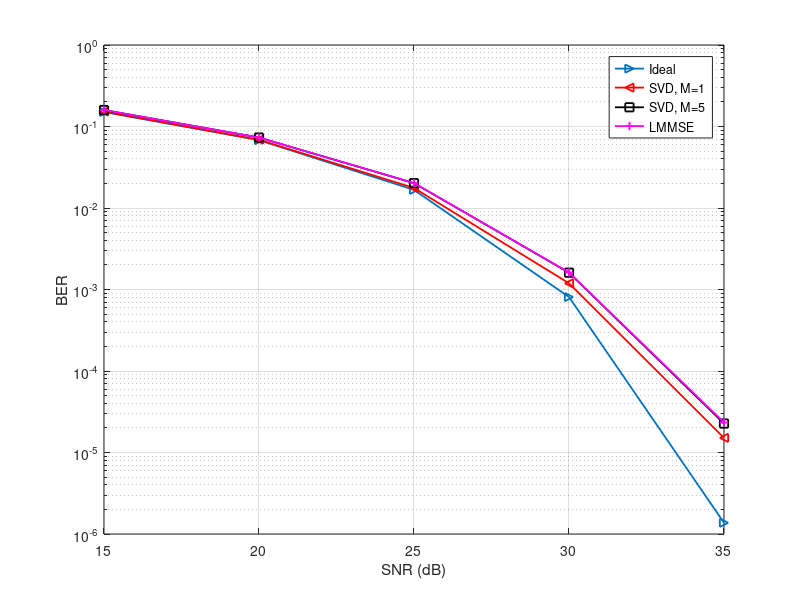
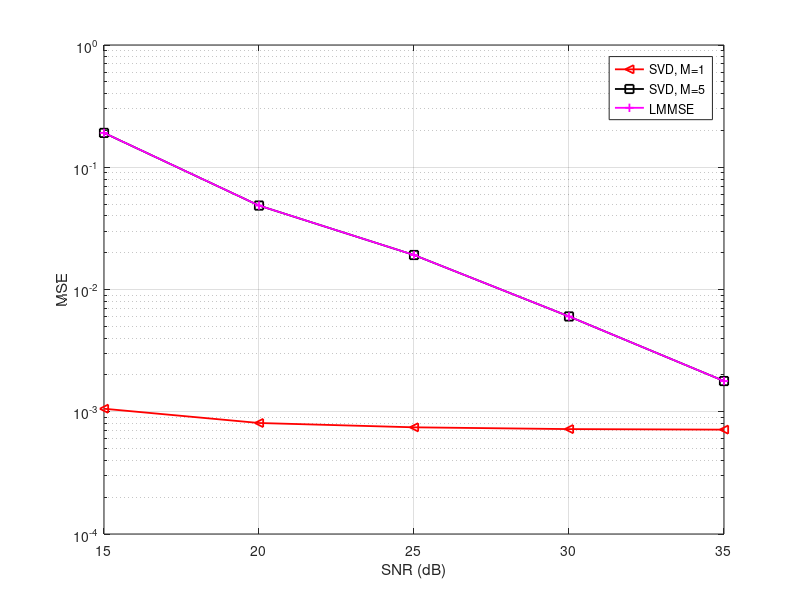

MATLAB code for these plots, in order:
close all;clear all;clc;

load BER_MSE_Total_nF10k1.mat;
BER_Total_avg_nf10k1 = BER_Total_avg;
MSE_Total_nf10k1 = MSE_Total;
load BER_MSE_Total_nF10k2.mat;
BER_Total_avg_nf10k2 = BER_Total_avg;
MSE_Total_nf10k2 = MSE_Total;
load BER_MSE_Total_nF10k5.mat;
BER_Total_avg_nf10k5 = BER_Total_avg;
MSE_Total_nf10k5 = MSE_Total;
load BER_MSE_Total_nF10k256.mat;
BER_Total_avg_nf10k256 = BER_Total_avg;
MSE_Total_nf10k256 = MSE_Total;
SNR = 15:5:35;
linewidth = 1.3;
% ideal
semilogy(SNR,BER_Total_avg_nf10k2(2:6,1),'->','LineWidth',linewidth);
hold on;
% LMMSE
% semilogy(SNR,BER_Total_avg_nf10k2(2:6,3),'k');
semilogy(SNR,BER_Total_avg_nf10k1(:,4),'-<r','LineWidth',linewidth);
semilogy(SNR,BER_Total_avg_nf10k5(:,4),'-sk','LineWidth',linewidth);
semilogy(SNR,BER_Total_avg_nf10k256(:,4),'-+m','LineWidth',linewidth);
grid on;
xlabel('SNR (dB)');
ylabel('BER')
legend('Ideal','SVD, M=1','SVD, M=5','LMMSE');


figure(2);
% semilogy(SNR,MSE_Total_nf10k2(2:6,1),'->','LineWidth',linewidth);
% semilogy(SNR,MSE_Total_nf10k2(2:6,3),'k');
semilogy(SNR,MSE_Total_nf10k1(:,4),'-<r','LineWidth',linewidth);
hold on;
semilogy(SNR,MSE_Total_nf10k5(:,4),'-sk','LineWidth',linewidth);
semilogy(SNR,MSE_Total_nf10k256(:,4),'-+m','LineWidth',linewidth);
legend('SVD, M=1','SVD, M=5','LMMSE');
xlabel('SNR (dB)');
ylabel('MSE')
grid on;